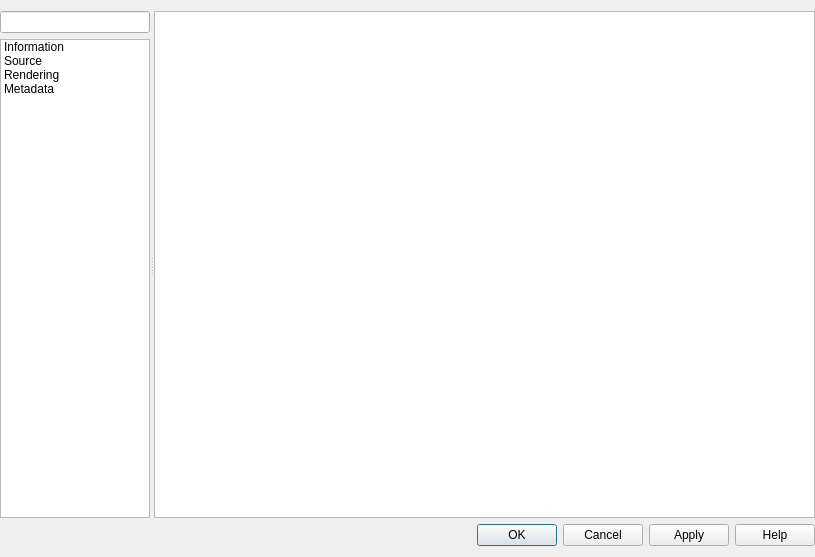
<?xml version="1.0" encoding="UTF-8"?>
<ui version="4.0">
 <class>QgsTiledSceneLayerPropertiesBase</class>
 <widget class="QDialog" name="QgsTiledSceneLayerPropertiesBase">
  <property name="geometry">
   <rect>
    <x>0</x>
    <y>0</y>
    <width>815</width>
    <height>557</height>
   </rect>
  </property>
  <property name="minimumSize">
   <size>
    <width>700</width>
    <height>0</height>
   </size>
  </property>
  <property name="windowTitle">
   <string>Vector Tile Layer Properties</string>
  </property>
  <layout class="QVBoxLayout" name="verticalLayout">
   <property name="leftMargin">
    <number>0</number>
   </property>
   <property name="rightMargin">
    <number>0</number>
   </property>
   <item>
    <widget class="QSplitter" name="mOptionsSplitter">
     <property name="orientation">
      <enum>Qt::Horizontal</enum>
     </property>
     <property name="childrenCollapsible">
      <bool>false</bool>
     </property>
     <widget class="QFrame" name="mOptionsListFrame">
      <property name="minimumSize">
       <size>
        <width>0</width>
        <height>0</height>
       </size>
      </property>
      <property name="frameShape">
       <enum>QFrame::NoFrame</enum>
      </property>
      <property name="frameShadow">
       <enum>QFrame::Raised</enum>
      </property>
      <layout class="QVBoxLayout" name="verticalLayout_2">
       <property name="leftMargin">
        <number>0</number>
       </property>
       <property name="topMargin">
        <number>0</number>
       </property>
       <property name="rightMargin">
        <number>0</number>
       </property>
       <property name="bottomMargin">
        <number>0</number>
       </property>
       <item>
        <widget class="QgsFilterLineEdit" name="mSearchLineEdit"/>
       </item>
       <item>
        <widget class="QListWidget" name="mOptionsListWidget">
         <property name="minimumSize">
          <size>
           <width>58</width>
           <height>0</height>
          </size>
         </property>
         <property name="maximumSize">
          <size>
           <width>150</width>
           <height>16777215</height>
          </size>
         </property>
         <property name="horizontalScrollBarPolicy">
          <enum>Qt::ScrollBarAlwaysOff</enum>
         </property>
         <property name="editTriggers">
          <set>QAbstractItemView::NoEditTriggers</set>
         </property>
         <property name="iconSize">
          <size>
           <width>32</width>
           <height>32</height>
          </size>
         </property>
         <property name="textElideMode">
          <enum>Qt::ElideNone</enum>
         </property>
         <property name="resizeMode">
          <enum>QListView::Adjust</enum>
         </property>
         <property name="wordWrap">
          <bool>true</bool>
         </property>
         <item>
          <property name="text">
           <string>Information</string>
          </property>
          <property name="toolTip">
           <string>Information</string>
          </property>
          <property name="icon">
           <iconset resource="../../images/images.qrc">
            <normaloff>:/images/themes/default/propertyicons/metadata.svg</normaloff>:/images/themes/default/propertyicons/metadata.svg</iconset>
          </property>
         </item>
         <item>
          <property name="text">
           <string>Source</string>
          </property>
          <property name="toolTip">
           <string>Source</string>
          </property>
          <property name="icon">
           <iconset resource="../../images/images.qrc">
            <normaloff>:/images/themes/default/propertyicons/system.svg</normaloff>:/images/themes/default/propertyicons/system.svg</iconset>
          </property>
         </item>
         <item>
          <property name="text">
           <string>Rendering</string>
          </property>
          <property name="toolTip">
           <string>Rendering</string>
          </property>
          <property name="icon">
           <iconset resource="../../images/images.qrc">
            <normaloff>:/images/themes/default/propertyicons/rendering.svg</normaloff>:/images/themes/default/propertyicons/rendering.svg</iconset>
          </property>
         </item>
         <item>
          <property name="text">
           <string>Metadata</string>
          </property>
          <property name="toolTip">
           <string>Metadata</string>
          </property>
          <property name="icon">
           <iconset resource="../../images/images.qrc">
            <normaloff>:/images/themes/default/propertyicons/editmetadata.svg</normaloff>:/images/themes/default/propertyicons/editmetadata.svg</iconset>
          </property>
         </item>
        </widget>
       </item>
      </layout>
     </widget>
     <widget class="QFrame" name="mOptionsFrame">
      <property name="sizePolicy">
       <sizepolicy hsizetype="Expanding" vsizetype="Preferred">
        <horstretch>1</horstretch>
        <verstretch>0</verstretch>
       </sizepolicy>
      </property>
      <property name="frameShape">
       <enum>QFrame::NoFrame</enum>
      </property>
      <property name="frameShadow">
       <enum>QFrame::Raised</enum>
      </property>
      <layout class="QVBoxLayout" name="verticalLayout_3">
       <property name="leftMargin">
        <number>0</number>
       </property>
       <property name="topMargin">
        <number>0</number>
       </property>
       <property name="rightMargin">
        <number>0</number>
       </property>
       <property name="bottomMargin">
        <number>0</number>
       </property>
       <item>
        <widget class="QStackedWidget" name="mOptionsStackedWidget">
         <property name="sizePolicy">
          <sizepolicy hsizetype="Expanding" vsizetype="Expanding">
           <horstretch>0</horstretch>
           <verstretch>0</verstretch>
          </sizepolicy>
         </property>
         <property name="frameShadow">
          <enum>QFrame::Plain</enum>
         </property>
         <property name="currentIndex">
          <number>0</number>
         </property>
         <widget class="QWidget" name="mOptsPage_Information">
          <layout class="QVBoxLayout" name="verticalLayout_4">
           <property name="leftMargin">
            <number>0</number>
           </property>
           <property name="topMargin">
            <number>0</number>
           </property>
           <property name="rightMargin">
            <number>0</number>
           </property>
           <property name="bottomMargin">
            <number>0</number>
           </property>
           <item>
            <widget class="QTextBrowser" name="mInformationTextBrowser"/>
           </item>
          </layout>
         </widget>
         <widget class="QWidget" name="mOptsPage_Source">
          <layout class="QVBoxLayout" name="verticalLayout_9">
           <property name="leftMargin">
            <number>0</number>
           </property>
           <property name="topMargin">
            <number>0</number>
           </property>
           <property name="rightMargin">
            <number>0</number>
           </property>
           <property name="bottomMargin">
            <number>0</number>
           </property>
           <item>
            <widget class="QgsCollapsibleGroupBox" name="groupBox_60">
             <property name="title">
              <string>Settings</string>
             </property>
             <layout class="QVBoxLayout" name="verticalLayout_260">
              <item>
               <layout class="QHBoxLayout" name="horizontalLayout_13">
                <item>
                 <widget class="QLabel" name="label_6">
                  <property name="text">
                   <string>Layer name</string>
                  </property>
                 </widget>
                </item>
                <item>
                 <widget class="QLineEdit" name="mLayerOrigNameLineEdit"/>
                </item>
               </layout>
              </item>
             </layout>
            </widget>
           </item>
           <item>
            <widget class="QgsCollapsibleGroupBox" name="mCrsGroupBox">
             <property name="focusPolicy">
              <enum>Qt::StrongFocus</enum>
             </property>
             <property name="title">
              <string>Assigned Coordinate Reference System (CRS)</string>
             </property>
             <property name="checkable">
              <bool>false</bool>
             </property>
             <property name="syncGroup" stdset="0">
              <string notr="true">vectorgeneral</string>
             </property>
             <layout class="QVBoxLayout" name="verticalLayout_28">
              <property name="spacing">
               <number>6</number>
              </property>
              <item>
               <widget class="QgsProjectionSelectionWidget" name="mCrsSelector" native="true">
                <property name="focusPolicy">
                 <enum>Qt::StrongFocus</enum>
                </property>
               </widget>
              </item>
              <item>
               <widget class="QLabel" name="label_7">
                <property name="text">
                 <string>&lt;html&gt;&lt;head/&gt;&lt;body&gt;&lt;p&gt;&lt;span style=&quot; font-weight:600;&quot;&gt;Changing this option does not modify the original data source or perform any reprojection of data. Rather, it can be used to override the layer's CRS within this project if it could not be detected or has been incorrectly detected.&lt;/span&gt;&lt;/p&gt;&lt;/body&gt;&lt;/html&gt;</string>
                </property>
                <property name="textFormat">
                 <enum>Qt::RichText</enum>
                </property>
                <property name="wordWrap">
                 <bool>true</bool>
                </property>
               </widget>
              </item>
              <item>
               <widget class="Line" name="line_2">
                <property name="orientation">
                 <enum>Qt::Vertical</enum>
                </property>
               </widget>
              </item>
             </layout>
            </widget>
           </item>
           <item>
            <spacer name="verticalSpacer">
             <property name="orientation">
              <enum>Qt::Vertical</enum>
             </property>
             <property name="sizeHint" stdset="0">
              <size>
               <width>20</width>
               <height>40</height>
              </size>
             </property>
            </spacer>
           </item>
          </layout>
         </widget>
         <widget class="QWidget" name="mOptsPage_Rendering">
          <layout class="QVBoxLayout" name="verticalLayout_10">
           <property name="leftMargin">
            <number>0</number>
           </property>
           <property name="topMargin">
            <number>0</number>
           </property>
           <property name="rightMargin">
            <number>0</number>
           </property>
           <property name="bottomMargin">
            <number>0</number>
           </property>
           <item>
            <widget class="QgsCollapsibleGroupBox" name="chkUseScaleDependentRendering">
             <property name="title">
              <string>Scale Dependent Visibility</string>
             </property>
             <property name="checkable">
              <bool>true</bool>
             </property>
             <property name="checked">
              <bool>false</bool>
             </property>
             <property name="syncGroup" stdset="0">
              <string notr="true">rastergeneral</string>
             </property>
             <layout class="QGridLayout" name="_5">
              <property name="leftMargin">
               <number>11</number>
              </property>
              <property name="topMargin">
               <number>11</number>
              </property>
              <property name="rightMargin">
               <number>11</number>
              </property>
              <property name="bottomMargin">
               <number>11</number>
              </property>
              <property name="verticalSpacing">
               <number>6</number>
              </property>
              <item row="0" column="0" colspan="2">
               <widget class="QgsScaleRangeWidget" name="mScaleRangeWidget" native="true">
                <property name="toolTip">
                 <string/>
                </property>
                <property name="whatsThis">
                 <string/>
                </property>
               </widget>
              </item>
             </layout>
            </widget>
           </item>
           <item>
            <spacer name="verticalSpacer_2">
             <property name="orientation">
              <enum>Qt::Vertical</enum>
             </property>
             <property name="sizeHint" stdset="0">
              <size>
               <width>20</width>
               <height>40</height>
              </size>
             </property>
            </spacer>
           </item>
          </layout>
         </widget>
         <widget class="QWidget" name="mOptsPage_Metadata">
          <layout class="QVBoxLayout" name="verticalLayout_5">
           <property name="leftMargin">
            <number>0</number>
           </property>
           <property name="topMargin">
            <number>0</number>
           </property>
           <property name="rightMargin">
            <number>0</number>
           </property>
           <property name="bottomMargin">
            <number>0</number>
           </property>
           <item>
            <widget class="QFrame" name="metadataFrame">
             <property name="frameShape">
              <enum>QFrame::NoFrame</enum>
             </property>
             <property name="frameShadow">
              <enum>QFrame::Raised</enum>
             </property>
            </widget>
           </item>
          </layout>
         </widget>
        </widget>
       </item>
      </layout>
     </widget>
    </widget>
   </item>
   <item>
    <widget class="QFrame" name="mButtonBoxFrame">
     <property name="sizePolicy">
      <sizepolicy hsizetype="Preferred" vsizetype="Maximum">
       <horstretch>0</horstretch>
       <verstretch>0</verstretch>
      </sizepolicy>
     </property>
     <property name="frameShape">
      <enum>QFrame::NoFrame</enum>
     </property>
     <property name="frameShadow">
      <enum>QFrame::Raised</enum>
     </property>
     <layout class="QGridLayout" name="gridLayout">
      <property name="leftMargin">
       <number>0</number>
      </property>
      <property name="topMargin">
       <number>0</number>
      </property>
      <property name="rightMargin">
       <number>0</number>
      </property>
      <property name="bottomMargin">
       <number>0</number>
      </property>
      <item row="0" column="0" colspan="2">
       <widget class="QDialogButtonBox" name="buttonBox">
        <property name="orientation">
         <enum>Qt::Horizontal</enum>
        </property>
        <property name="standardButtons">
         <set>QDialogButtonBox::Apply|QDialogButtonBox::Cancel|QDialogButtonBox::Help|QDialogButtonBox::Ok</set>
        </property>
       </widget>
      </item>
     </layout>
    </widget>
   </item>
  </layout>
 </widget>
 <customwidgets>
  <customwidget>
   <class>QgsCollapsibleGroupBox</class>
   <extends>QGroupBox</extends>
   <header>qgscollapsiblegroupbox.h</header>
   <container>1</container>
  </customwidget>
  <customwidget>
   <class>QgsFilterLineEdit</class>
   <extends>QLineEdit</extends>
   <header>qgsfilterlineedit.h</header>
  </customwidget>
  <customwidget>
   <class>QgsProjectionSelectionWidget</class>
   <extends>QWidget</extends>
   <header>qgsprojectionselectionwidget.h</header>
   <container>1</container>
  </customwidget>
  <customwidget>
   <class>QgsScaleRangeWidget</class>
   <extends>QWidget</extends>
   <header>qgsscalerangewidget.h</header>
  </customwidget>
 </customwidgets>
 <tabstops>
  <tabstop>mSearchLineEdit</tabstop>
  <tabstop>mOptionsListWidget</tabstop>
  <tabstop>mInformationTextBrowser</tabstop>
  <tabstop>mLayerOrigNameLineEdit</tabstop>
  <tabstop>mCrsGroupBox</tabstop>
  <tabstop>mCrsSelector</tabstop>
  <tabstop>chkUseScaleDependentRendering</tabstop>
 </tabstops>
 <resources>
  <include location="../../images/images.qrc"/>
  <include location="../../images/images.qrc"/>
 </resources>
 <connections>
  <connection>
   <sender>mOptionsListWidget</sender>
   <signal>currentRowChanged(int)</signal>
   <receiver>mOptionsStackedWidget</receiver>
   <slot>setCurrentIndex(int)</slot>
   <hints>
    <hint type="sourcelabel">
     <x>86</x>
     <y>325</y>
    </hint>
    <hint type="destinationlabel">
     <x>794</x>
     <y>14</y>
    </hint>
   </hints>
  </connection>
 </connections>
</ui>
